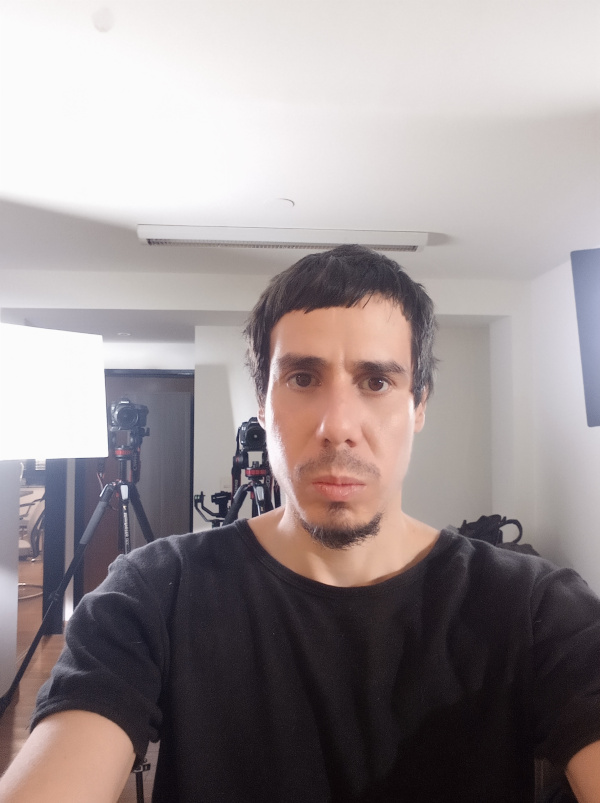
#> input picture computer visions/data/images/picture.jpg, 600 x 803 px
$ python convert_to_hsv_color.py
#> lines starting #> are read from the running program, lines starting #| are printed output that depends on the picture
import cv2
import numpy as np

# load image with alpha channel
img = cv2.imread("../data/images/picture.jpg", cv2.IMREAD_UNCHANGED)
#> img is the input picture: shape (803, 600, 3); mean B, G, R 145.8, 144.6, 153.8

# extract alpha channel
alpha = img[:,:,2]
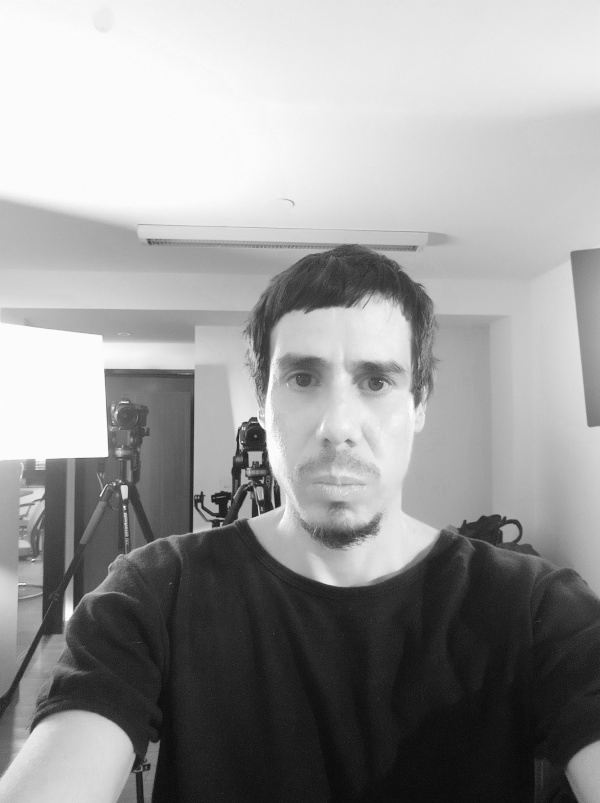
#> alpha: shape (803, 600); min 6, max 255, mean 153.8

# extract bgr channels
bgr = img[:,:,0:3]

# convert to HSV
hsv = cv2.cvtColor(bgr, cv2.COLOR_BGR2HSV)
#> hsv: shape (803, 600, 3); mean H, S, V 77.8, 32.2, 155.8
#h = hsv[:,:,0]
#s = hsv[:,:,1]
#v = hsv[:,:,2]
h,s,v = cv2.split(hsv)
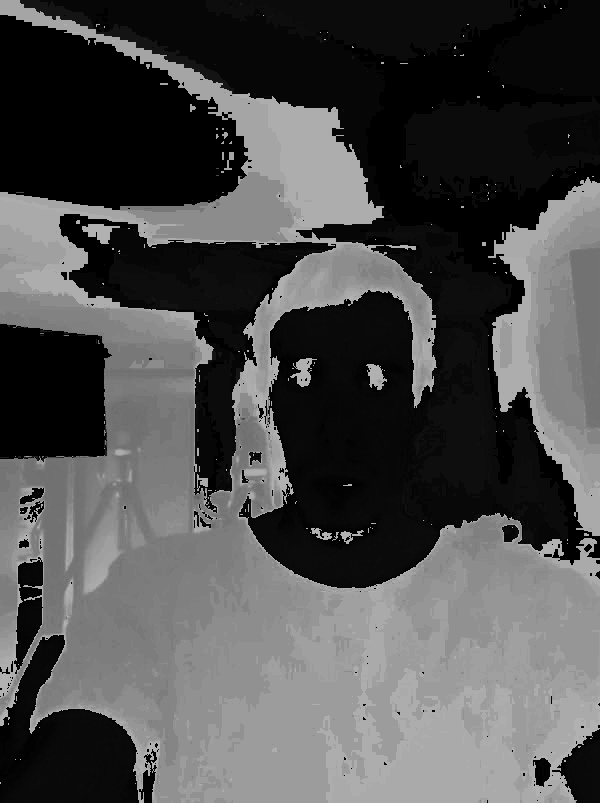
#> h: shape (803, 600); min 0, max 179, mean 77.8
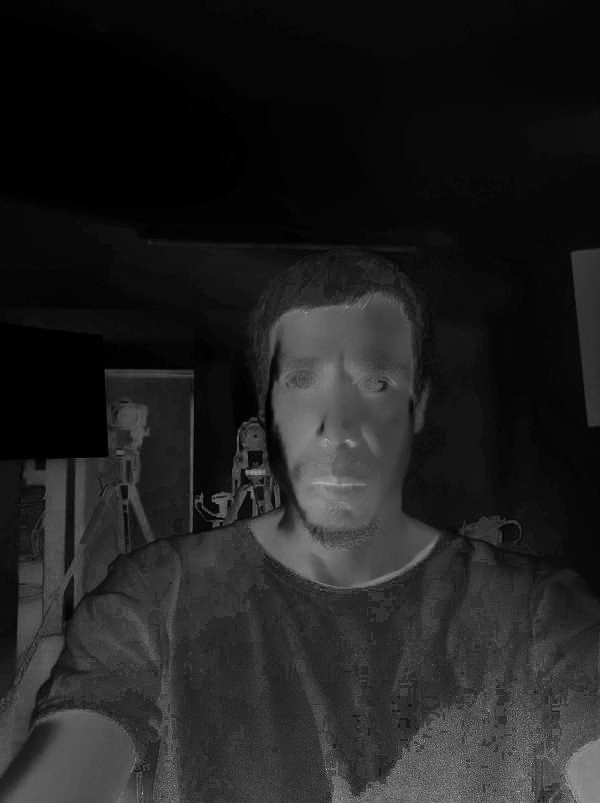
#> s: shape (803, 600); min 0, max 237, mean 32.2
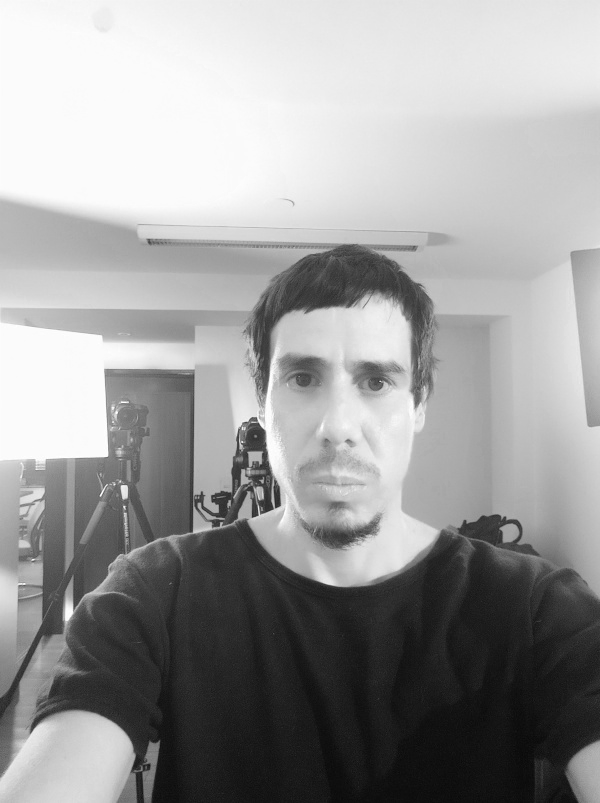
#> v: shape (803, 600); min 6, max 255, mean 155.8

# purple is 276 in range 0 to 360; so half in OpenCV
# green is 120 in range 0 to 360; so half in OpenCV
purple = 138
green = 60

# diff color (green - hue)
diff_color = green - purple

# modify hue channel by adding difference and modulo 180
hnew = np.mod(h + diff_color, 180).astype(np.uint8)
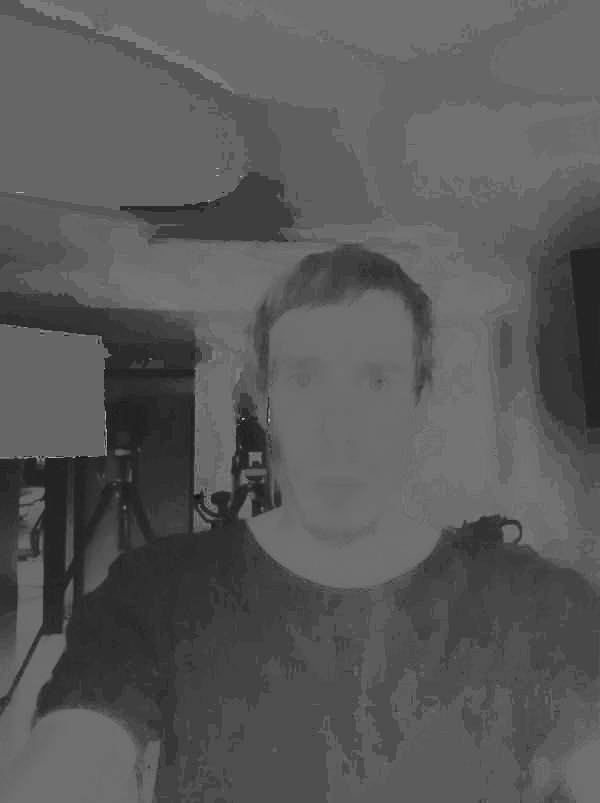
#> hnew: shape (803, 600); min 12, max 177, mean 88.9

# recombine channels
hsv_new = cv2.merge([hnew,s,v])
#> hsv_new: shape (803, 600, 3); mean H, S, V 88.9, 32.2, 155.8

# convert back to bgr
bgr_new = cv2.cvtColor(hsv_new, cv2.COLOR_HSV2BGR)
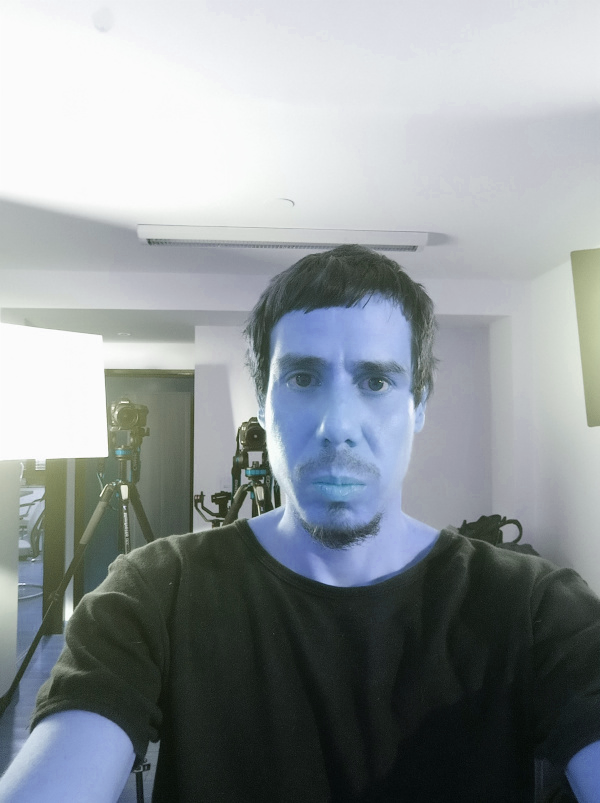
#> bgr_new: shape (803, 600, 3); mean B, G, R 152.6, 149.4, 142.9

# put alpha back into bgr_new
bgra = cv2.cvtColor(bgr_new, cv2.COLOR_BGR2BGRA)
bgra[:,:,3] = alpha

# save output
cv2.imwrite('sword_alpha.png', alpha)
cv2.imwrite('sword_bgr.png', bgr)
cv2.imwrite('sword_bgr_new.png', bgr_new)
cv2.imwrite('sword_green.png', bgra)

# Display various images to see the steps
cv2.imshow('alpha',alpha)
cv2.imshow('bgr',bgr)
cv2.imshow('bgr_new',bgr_new)
cv2.imshow('bgra',bgra)
cv2.waitKey(0)
cv2.destroyAllWindows()

$ run again, with computer visions/data/images/blemish_1.jpg copied over computer visions/data/images/picture.jpg
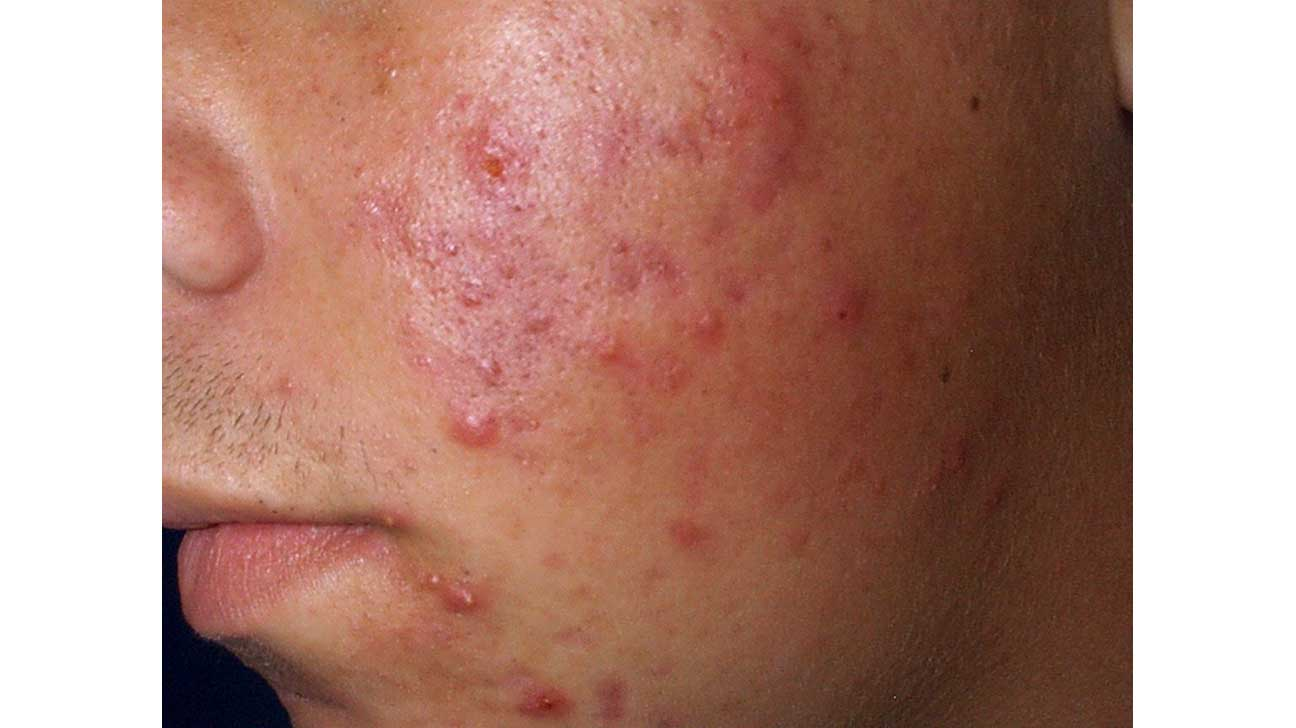
#> input picture computer visions/data/images/blemish_1.jpg, 1296 x 728 px
#> img is the input picture: shape (728, 1296, 3); mean B, G, R 121.9, 134.6, 176.3
#> hsv: shape (728, 1296, 3); mean H, S, V 9.9, 99.5, 176.5
#> `hnew = np.mod(h + diff_color, 180).astype(np.uint8)`:
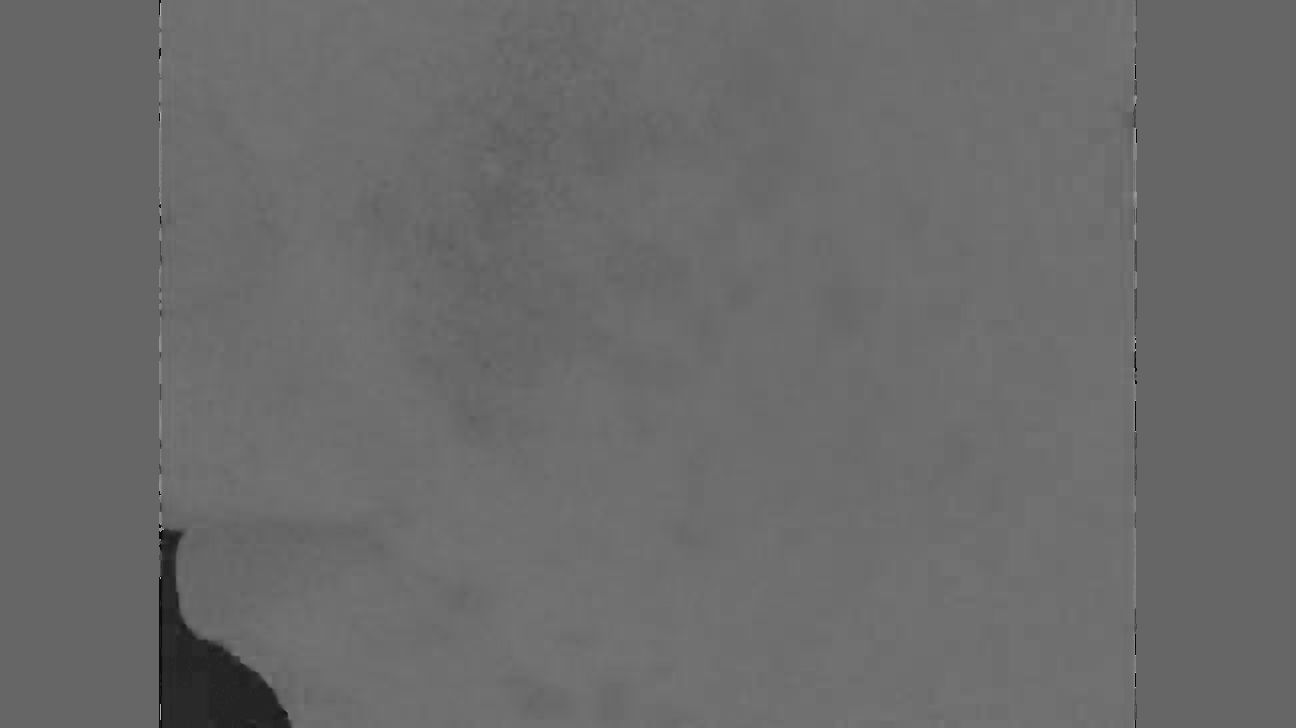
#> hnew: shape (728, 1296); min 2, max 179, mean 106.6
#> hsv_new: shape (728, 1296, 3); mean H, S, V 106.6, 99.5, 176.5
#> `bgr_new = cv2.cvtColor(hsv_new, cv2.COLOR_HSV2BGR)`:
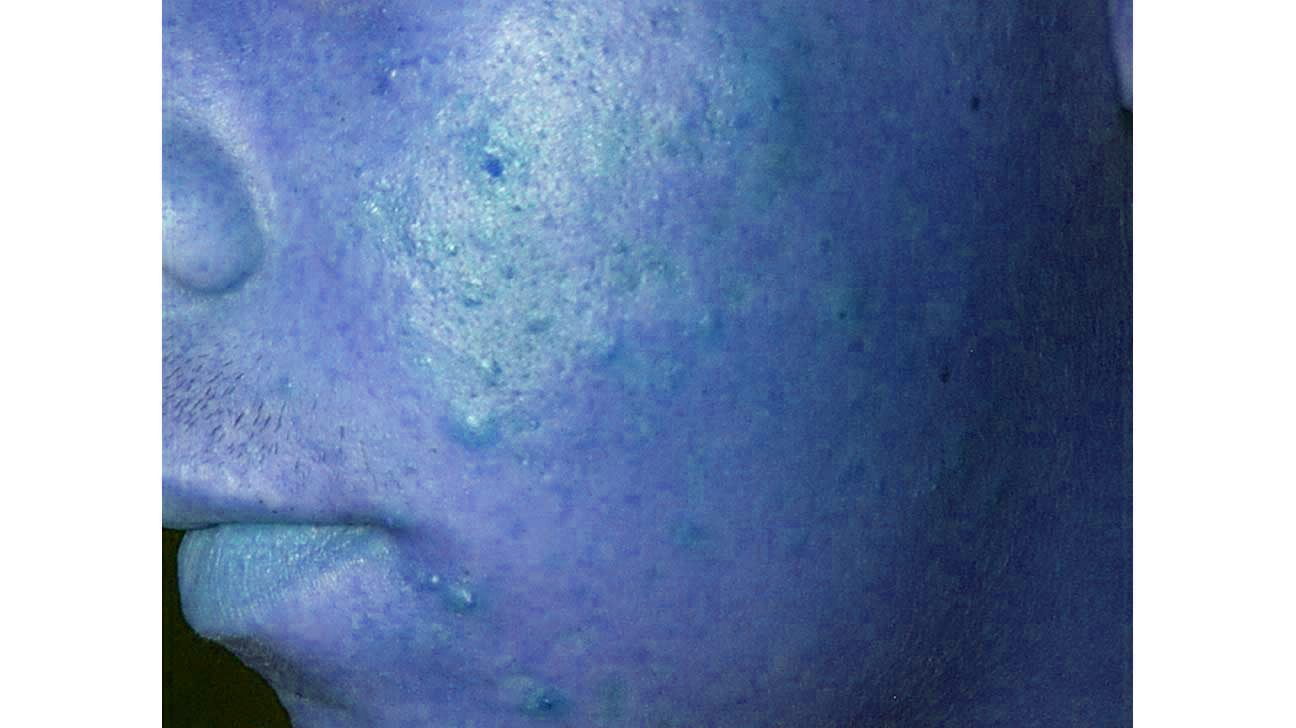
#> bgr_new: shape (728, 1296, 3); mean B, G, R 176.2, 141.3, 121.4
